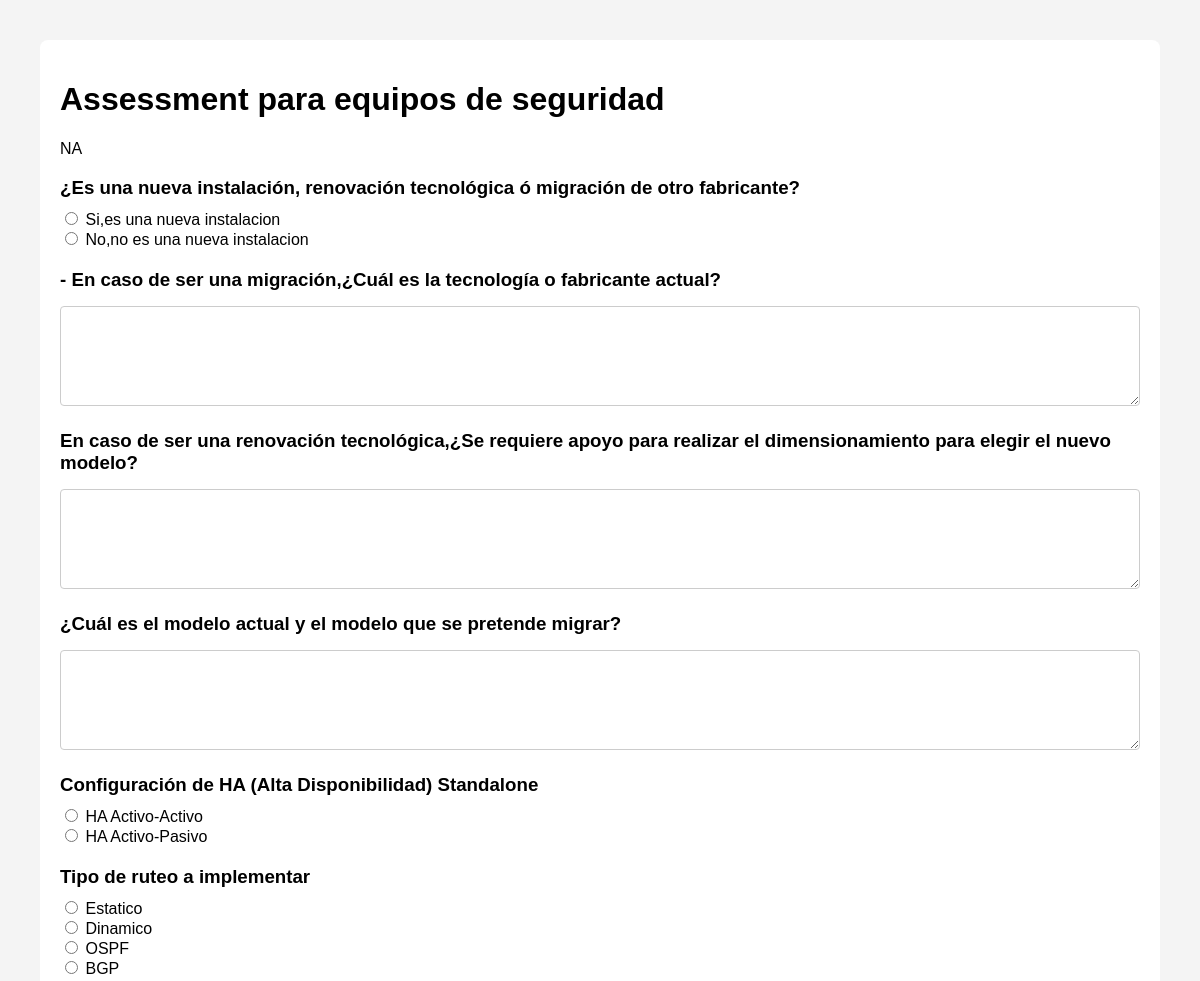
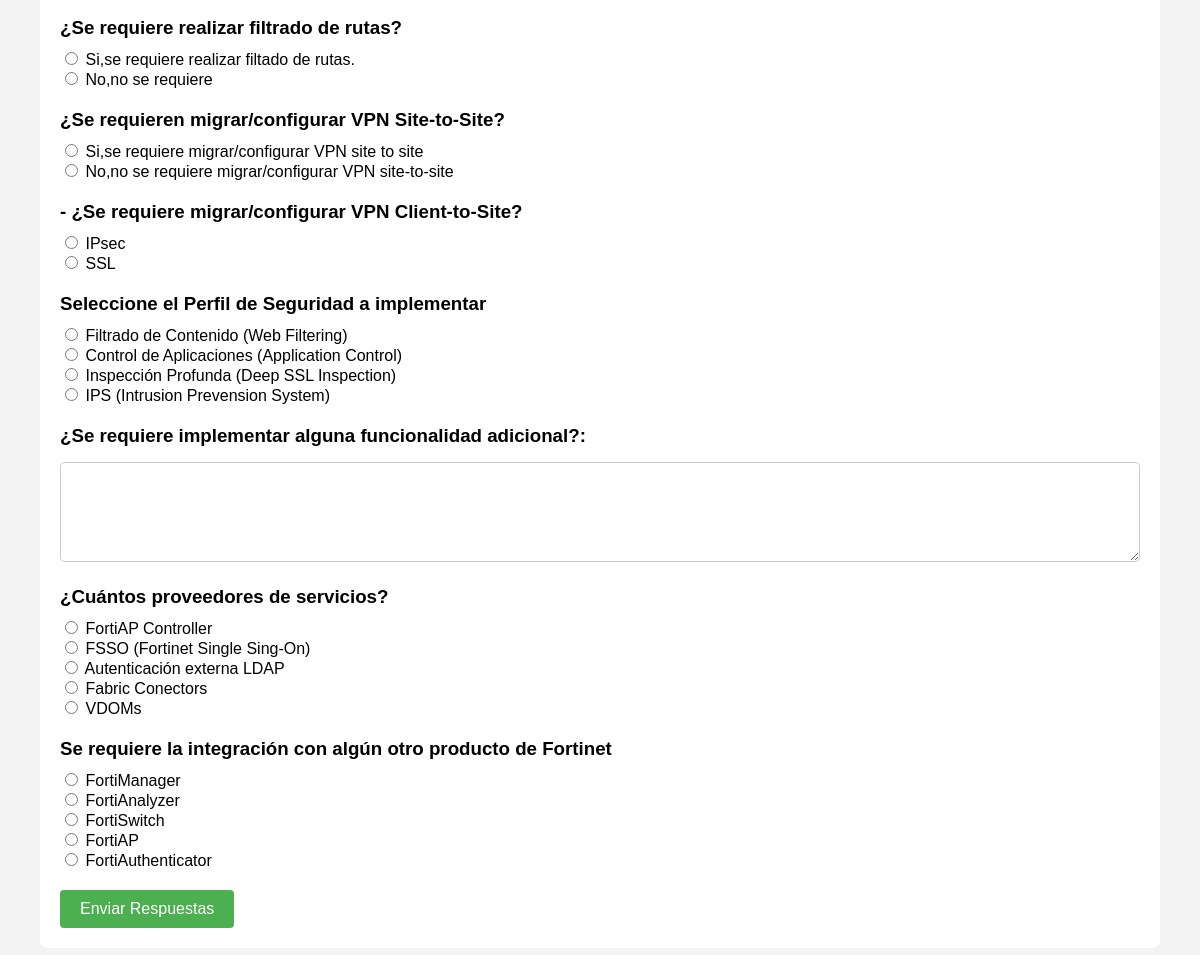
Screenshot of /cuestionarios_combinados/cuestionario/3/ with the database file from the repository (2 pictures, top to bottom).
### cuestionarios_combinados/models.py (models this page shows, shortened)
class Cuestionario(models.Model):
    titulo = models.CharField(max_length=200)
    descripcion = models.TextField()

class Pregunta(models.Model):
    cuestionario = models.ForeignKey(Cuestionario, on_delete=models.CASCADE)
    texto = models.CharField(max_length=200)
    abierta = models.BooleanField(default=False)

class Respuesta(models.Model):
    pregunta = models.ForeignKey(Pregunta, on_delete=models.CASCADE)
    texto = models.CharField(max_length=200)

### cuestionarios_combinados/views.py (the view)
# urls.py: path('cuestionario/<int:cuestionario_id>/', views.detalle_cuestionario, name='detalle_cuestionario'),
def detalle_cuestionario(request, cuestionario_id):
    cuestionario = get_object_or_404(Cuestionario, id=cuestionario_id)
    return render(request, 'cuestionarios_combinados/detalle_cuestionario.html', {'cuestionario': cuestionario})

### cuestionarios_combinados/templates/cuestionarios_combinados/detalle_cuestionario.html (shortened to what this page needs)
<!DOCTYPE html>
<html lang="es">
<head>
</head>
<body>
    <div class="cuestionario-container">
        <h1>{{ cuestionario.titulo }}</h1>
        <p>{{ cuestionario.descripcion }}</p>
        <form action="{% url 'cuestionarios_combinados:procesar_respuestas' cuestionario.id %}" method="post" onsubmit="return validarFormulario();">
            {% for pregunta in cuestionario.pregunta_set.all %}
            <div class="pregunta {% if pregunta.abierta %}abierta{% else %}cerrada{% endif %}">
                <h3>{{ pregunta.texto }}</h3>
                {% if pregunta.abierta %}
                <textarea class="respuesta-texto" name="respuesta_abierta_{{ pregunta.id }}" required></textarea>
                {% else %}
                    {% for respuesta in pregunta.respuesta_set.all %}
                        <label>
                            <input type="radio" name="respuesta_{{ pregunta.id }}" value="{{ respuesta.texto }}" required>
                            {{ respuesta.texto }}
                        </label><br>
                    {% endfor %}
                {% endif %}
            </div>
            {% endfor %}
            <button type="submit" class="boton-enviar">Enviar Respuestas</button>
        </form>
    </div>
</body>
</html>

### cuestionarios_combinados/templates/cuestionarios_combinados/detalle_cuestionario.html (style rules this page uses)
body { font-family: Arial, sans-serif; margin: 20px; padding: 20px; background-color: #f4f4f4; }
.cuestionario-container { background-color: white; padding: 20px; border-radius: 8px; }
.pregunta { margin-bottom: 20px; }
.pregunta h3 { margin-bottom: 10px; }
.respuesta-texto, .respuesta-cerrada { width: 100%; padding: 10px; margin-top: 5px; border: 1px solid #ccc; border-radius: 4px; box-sizing: border-box; }
.respuesta-texto { height: 100px; resize: vertical; }
.boton-enviar { background-color: #4CAF50; color: white; padding: 10px 20px; border: none; border-radius: 4px; cursor: pointer; font-size: 16px; }

### rows the page displays
Cuestionario: titulo "Assessment para equipos de seguridad", descripcion "NA"
Pregunta: texto "¿Es una nueva instalación, renovación tecnológica ó migración de otro fabricante?"
Respuesta: texto "Si,es una nueva instalacion"
Respuesta: texto "No,no es una nueva instalacion"
Pregunta: texto "- En caso de ser una migración,¿Cuál es la tecnología o fabricante actual?"
Pregunta: texto "En caso de ser una renovación tecnológica,¿Se requiere apoyo para realizar el dimensionamiento para elegir el nuevo modelo?"
Pregunta: texto "¿Cuál es el modelo actual y el modelo que se pretende migrar?"
Pregunta: texto "Configuración de HA (Alta Disponibilidad) Standalone"
Respuesta: texto "HA Activo-Activo"
Respuesta: texto "HA Activo-Pasivo"
Pregunta: texto "Tipo de ruteo a implementar"
Respuesta: texto "Estatico"
Respuesta: texto "Dinamico"
Respuesta: texto "OSPF"
Respuesta: texto "BGP"
Pregunta: texto "¿Se requiere realizar filtrado de rutas?"
Respuesta: texto "Si,se requiere realizar filtado de rutas."
Respuesta: texto "No,no se requiere"
Pregunta: texto "¿Se requieren migrar/configurar VPN Site-to-Site?"
Respuesta: texto "Si,se requiere migrar/configurar VPN site to site"
Respuesta: texto "No,no se requiere migrar/configurar VPN site-to-site"
Pregunta: texto "- ¿Se requiere migrar/configurar VPN Client-to-Site?"
Respuesta: texto "IPsec"
Respuesta: texto "SSL"
Pregunta: texto "Seleccione el Perfil de Seguridad a implementar"
Respuesta: texto "Filtrado de Contenido (Web Filtering)"
Respuesta: texto "Control de Aplicaciones (Application Control)"
Respuesta: texto "Inspección Profunda (Deep SSL Inspection)"
Respuesta: texto "IPS (Intrusion Prevension System)"
Pregunta: texto "¿Se requiere implementar alguna funcionalidad adicional?:"
Pregunta: texto "¿Cuántos proveedores de servicios?"
Respuesta: texto "FortiAP Controller"
Respuesta: texto "FSSO (Fortinet Single Sing-On)"
Respuesta: texto "Autenticación externa LDAP"
Respuesta: texto "Fabric Conectors"
Respuesta: texto "VDOMs"
Pregunta: texto "Se requiere la integración con algún otro producto de Fortinet"
Respuesta: texto "FortiManager"
Respuesta: texto "FortiAnalyzer"
Respuesta: texto "FortiSwitch"
Respuesta: texto "FortiAP"
Respuesta: texto "FortiAuthenticator"
